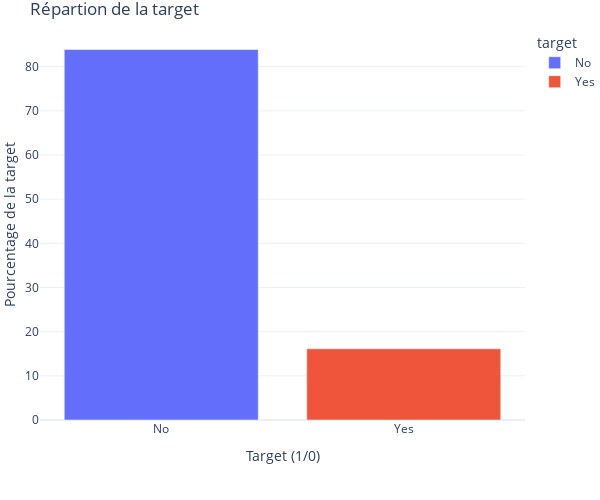

The cell this chart's notebook holds for it:
### Markdown cell above
- **Visualisation de la target distribution**

### Code cell
# Visualiser graphiquement la distribution de la target
fig = px.bar(data_frame=target_distribution, 
             x="target", 
             y="count",
             hover_data={"count" : ":.2f"}, 
             color="target")

# Mettre en forme le graphique
fig.update_layout(title="Répartion de la target",
                  xaxis_title="Target (1/0)",
                  yaxis_title="Pourcentage de la target", 
                  margin=dict(l=0, r=0, t=30),
                  width=600, height=500)

# Afficher le graphique
fig.show()

### Figure 1 — Plotly figure (JSON) as saved in the notebook; plotly's stock layout.template omitted (floating-point values rounded to 4 significant figures)
{"data": [{"alignmentgroup": "True", "hovertemplate": "target=%{x}<br>count=%{y:.2f}<extra></extra>", "legendgroup": "No", "marker": {"color": "#636efa", "pattern": {"shape": ""}}, "name": "No", "offsetgroup": "No", "orientation": "v", "showlegend": true, "textposition": "auto", "type": "bar", "x": ["No"], "xaxis": "x", "y": [83.88], "yaxis": "y"}, {"alignmentgroup": "True", "hovertemplate": "target=%{x}<br>count=%{y:.2f}<extra></extra>", "legendgroup": "Yes", "marker": {"color": "#EF553B", "pattern": {"shape": ""}}, "name": "Yes", "offsetgroup": "Yes", "orientation": "v", "showlegend": true, "textposition": "auto", "type": "bar", "x": ["Yes"], "xaxis": "x", "y": [16.12], "yaxis": "y"}], "layout": {"barmode": "relative", "height": 500, "legend": {"title": {"text": "target"}, "tracegroupgap": 0}, "margin": {"l": 0, "r": 0, "t": 30}, "title": {"text": "Répartion de la target"}, "width": 600, "xaxis": {"anchor": "y", "categoryarray": ["No", "Yes"], "categoryorder": "array", "domain": [0, 1], "title": {"text": "Target (1/0)"}}, "yaxis": {"anchor": "x", "domain": [0, 1], "title": {"text": "Pourcentage de la target"}}}}
